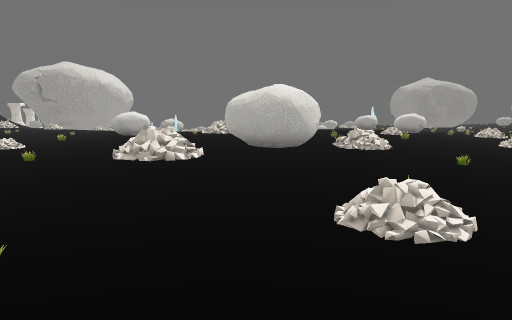
view 1 (above)

17 first-person views from a walk through a Godot game level. The camera is 1.2 m above the floor, tilts 6° down and sees 70° across. The floor is counted in squares, 2 m on a side. Each view is taken from the middle of a square. On the plan, view 1 faces up. The plan holds only what a view shows up to about 10 squares ahead; the rest is blank. The place goes on beyond the plan. Some surface patterns are stand-ins.

view 2
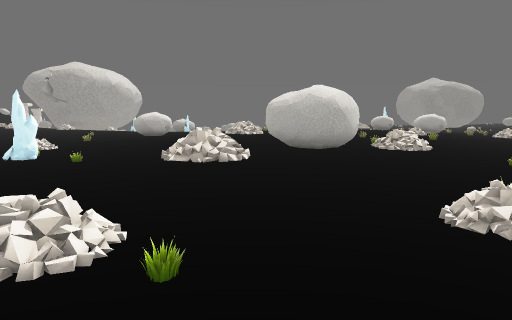

view 3
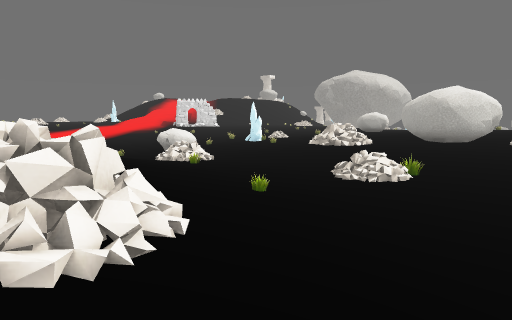

view 4
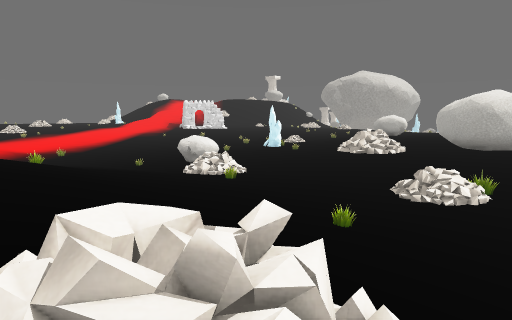

view 5
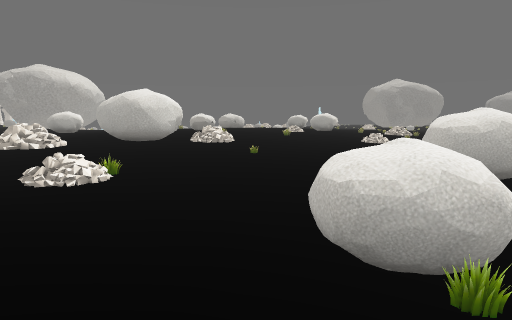

view 6
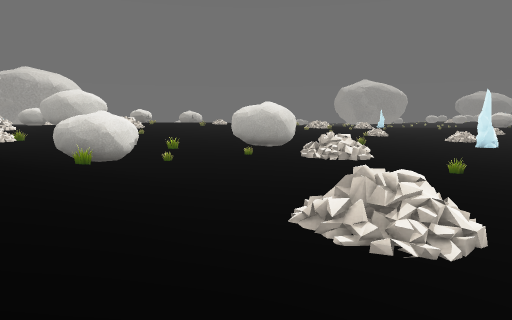

view 7
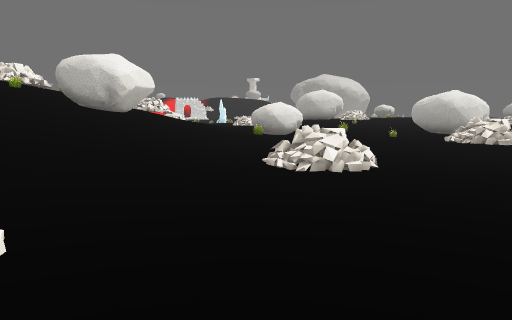

view 8
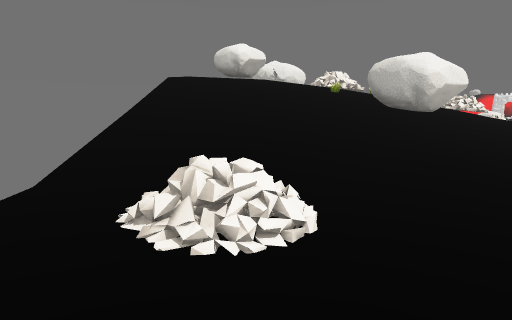

view 9
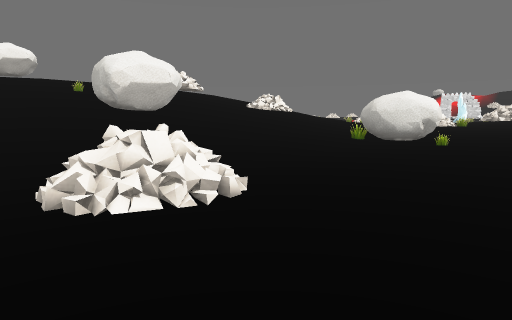

view 10
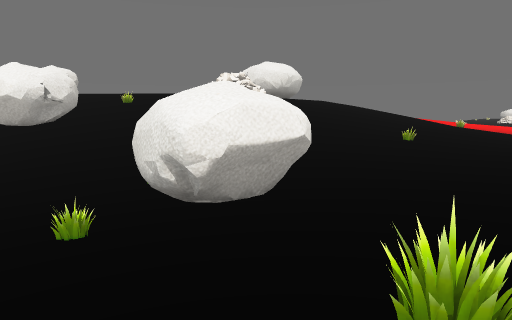

view 11
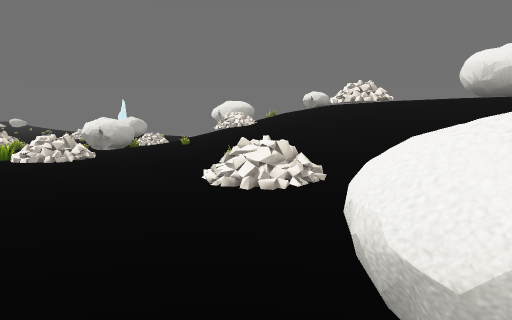

view 12
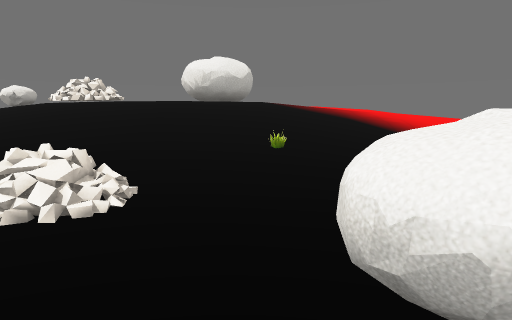

view 13
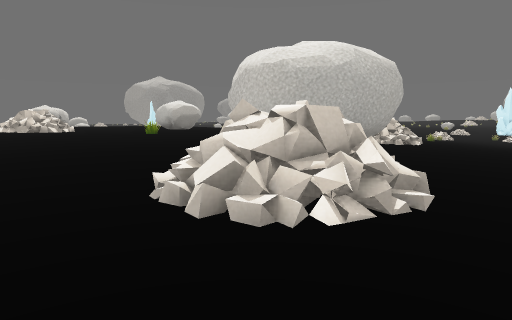

view 14
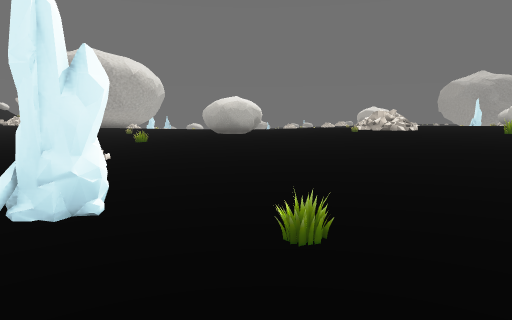

view 15
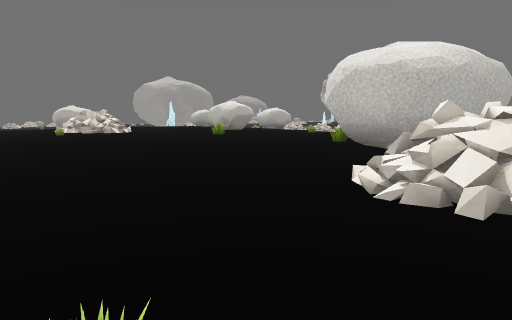

view 16
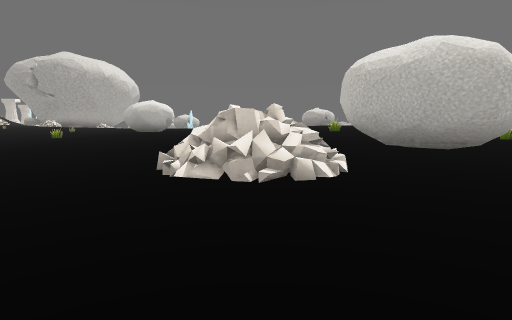

view 17
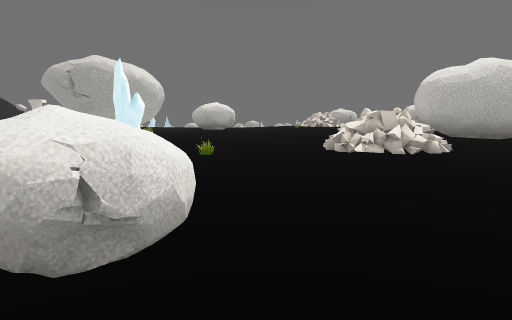

### Floor plan
Key: @ floor where view 1 was taken; # wall or solid block; x gap in a wall; . main floor; : floor 0.25 m higher than the main floor; - floor 0.25 m lower than the main floor; + floor 0.5 m higher than the main floor; _ floor 0.5 m lower than the main floor; * floor 0.75 m higher than the main floor; < floor 0.75 m lower than the main floor; ( floor 1 m lower than the main floor; % floor 2 m higher than the main floor; & floor 2.25 m higher than the main floor; / step, stairs or slope; = window, fence, low wall or low ledge; ^ raised ledge.
Columns run from 6 left of view 1 to 14 right of it. Each row starts with its distance up from view 1.
 18    +*
 17    +*
 16 #+++==**
 15 ++++=/*^
 14 :++++***^
 13 ::++++=**+
 12 :::+++++++
 11 :::+++++++
 10 .:::++##+ ::..
  9 ..::::##x=:...
  8 x../=x##::....
  7 .../=:::.....
  6  ...........-
  5  ..........---##
  4  ^......=.---_#_ <(((
  3 -^.//..#/---=__/=((((
  2 --.//....--____/=((((
  1  //////////#__<<((=(
  0 //////@////^_<<((((
 -1 /////////////<<((((
 -2 //////////////<=(((
 -3 //////////////<=/(
 -4 //////==///^#//((
 -5 //%/&&==///^////
 -6    ##    //////
 -7           ^/////= (
 -8           ^//////

Where each view was taken, in squares from view 1:
view 1: 0 up, 0 right, facing up
view 2: 0 up, 1 left, facing up
view 3: 2 down, 4 right, facing up-left
view 4: 2 down, 3 right, facing up-left
view 5: 2 down, 4 right, facing up
view 6: 6 down, 8 right, facing up
view 7: 7 down, 12 right, facing up-left
view 8: 7 down, 12 right, facing left
view 9: 2 down, 12 right, facing left
view 10: 3 up, 7 right, facing down-left
view 11: 5 up, 5 left, facing down-right
view 12: 5 up, 4 left, facing down
view 13: 6 up, 4 left, facing up-right
view 14: 6 up, 5 left, facing up
view 15: 7 up, 5 left, facing up-right
view 16: 4 up, 2 left, facing up
view 17: 2 up, 4 left, facing up
